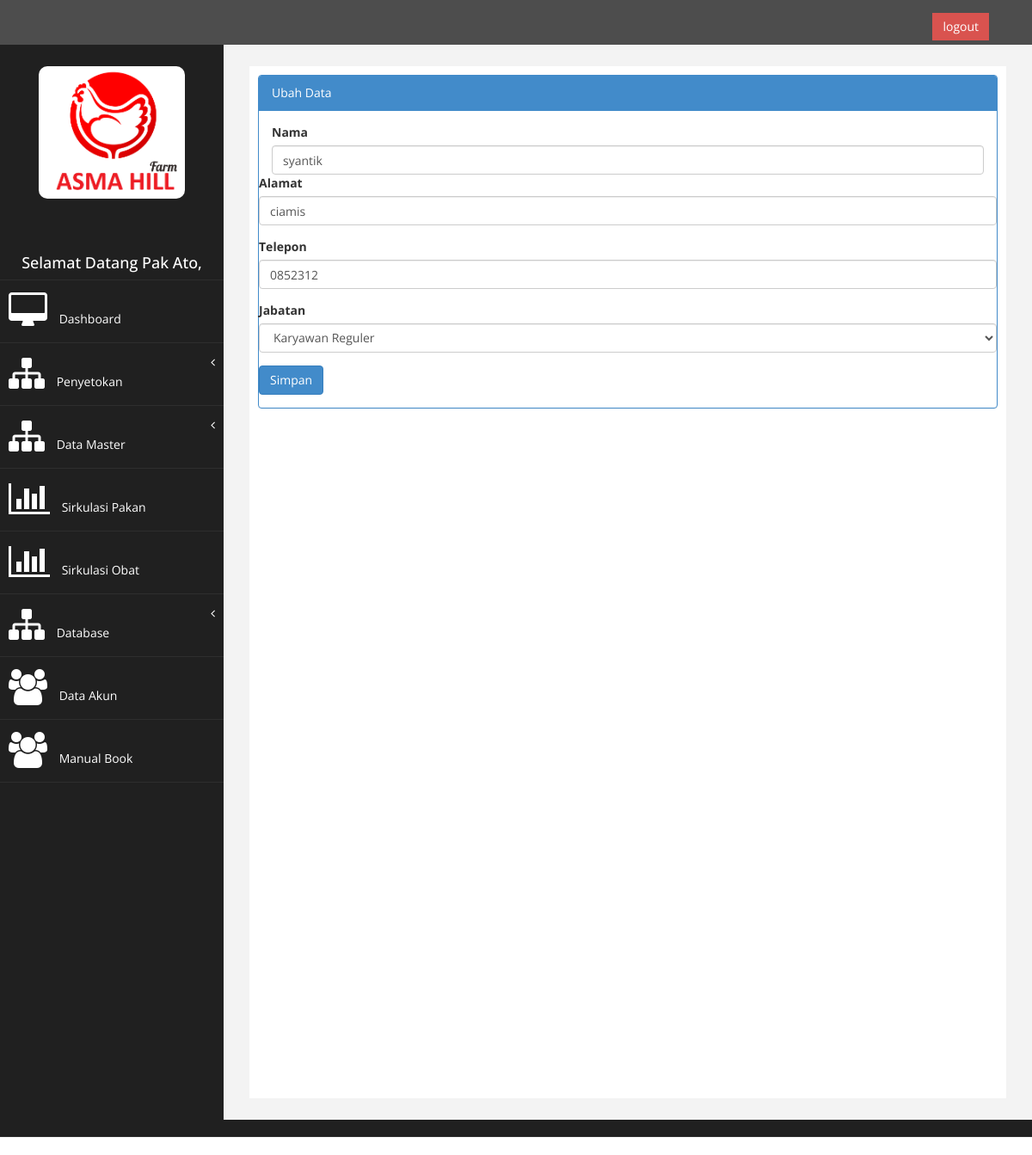
Before: /index.php?page=data_karyawan&aksi=ubah&id=1219 (signed in) with the older database file.
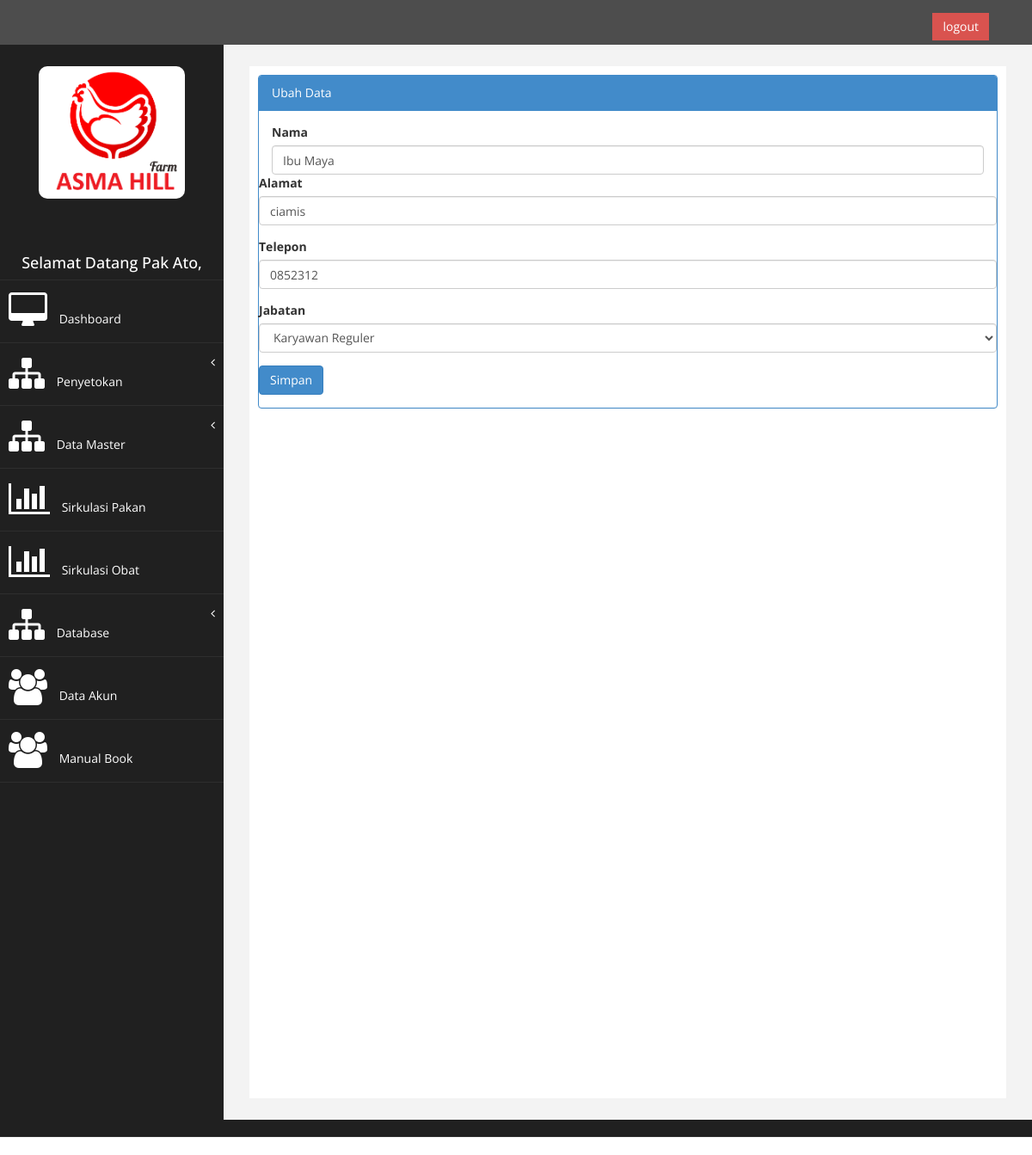
After: the same page with the newer database file.
### tables this page shows
CREATE TABLE `tb_karyawan` (
  `id_karyawan` int(11) NOT NULL AUTO_INCREMENT,
  `nama_karyawan` varchar(250) NOT NULL,
  `alamat_karyawan` varchar(250) NOT NULL,
  `telepon_karyawan` varchar(14) NOT NULL,
  `jabatan_karyawan` varchar(50) NOT NULL,
  PRIMARY KEY (`id_karyawan`)
);

### page/data_karyawan/ubah.php (the view, shortened to what this page needs)
<?php
$id_karyawan = $_GET['id'];
$sql = $koneksi->query("select * from tb_karyawan where id_karyawan = '$id_karyawan'");
$tampil = $sql->fetch_assoc();
?>
<div class="panel panel-primary">
<div class="panel-heading">
  Ubah Data
</div>
 <div class="panel-body">
                            <div class="row">
                                <div class="col-md-12">
                                    <form method="POST" action="?page=data_karyawan&aksi=simpan_ubah">
                                            <label>Nama</label>
                                            <input class="form-control"  name="nama_karyawan" value="<?php echo $tampil['nama_karyawan']?>"/>
                                        </div>
                                        <div class="form-group">
                                            <label>Alamat</label>
                                            <input class="form-control"  name="alamat_karyawan" value="<?php echo $tampil['alamat_karyawan']?>"/>
                                        </div>
                                       <div class="form-group">
                                            <label>Telepon</label>
                                            <input class="form-control"  name="telepon_karyawan" value="<?php echo $tampil['telepon_karyawan']?>"/>
                                        </div>
                                         <div class="form-group">
                                            <label>Jabatan</label>
                                            <select class="form-control" name="jabatan_karyawan"/>
                                                <option value="kr">Karyawan Reguler</option>
                                        </div>
                                        <div>
                                             <input type="submit" name="simpan" value="Simpan" class="btn btn-primary">
                      </div>
          </div>
        </div>
</div>
</div>
</div>

Changed rows visible on the page:
changed tb_karyawan "ciamis": nama_karyawan "syantik" → "Ibu Maya"
